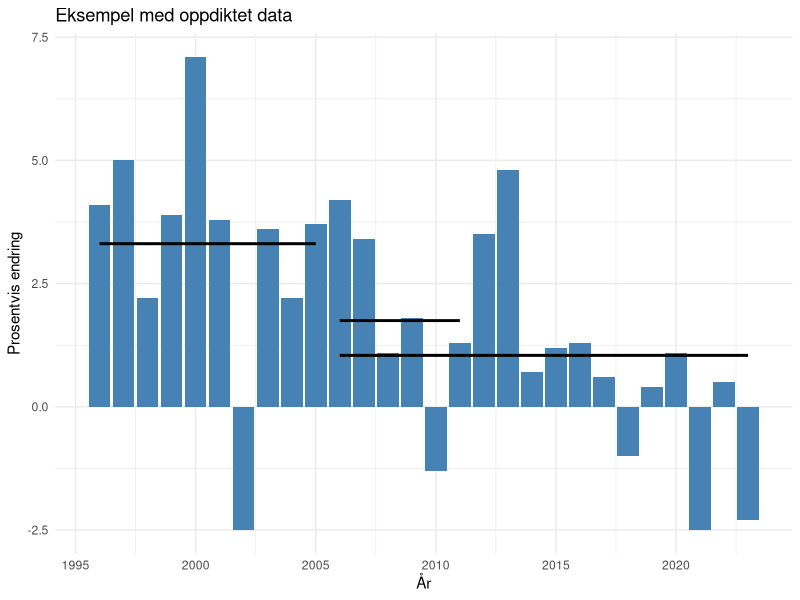

The R source for this figure:
# SOK-1004 Produktivitet eksempel

# Plotte gjennomsnitt for noen tidsperioder

# rydde og last inn pakker

rm(list=ls())
library(tidyverse)

# Lag data (NB oppdiktet data)
df <- data.frame(
  år = 1996:2023,
  prod_vekst = c(4.1, 5.0, 2.2, 3.9, 7.1, 3.8, -2.5, 3.6, 2.2, 3.7,
                   4.2, 3.4, 1.1, 1.8, -1.3, 1.3, 3.5, 4.8, 0.7, 1.2,
                   1.3, 0.6, -1.0, 0.4, 1.1, -2.5, 0.5, -2.3)
)



# lag datasett med gjennomsnittsverdier
# du kan lage egne perioder

gjenn_prod_data <- tribble(
  ~periode, ~start_år, ~slutt_år,
  "1996-2005", 1996, 2005,
  "2006-2011", 2006, 2011,
  "2006-2023", 2006, 2023
) %>%
  rowwise() %>%
  mutate(gj_produktivitet = mean(df$prod_vekst[df$år %in% start_år:slutt_år]))




# Plott

df %>% 
  ggplot(aes(x = år, y = prod_vekst)) +
  geom_bar(stat = "identity", fill = "steelblue") +
  geom_segment(data = gjenn_prod_data, aes(x = start_år, xend = slutt_år, 
                                                y = gj_produktivitet, yend = gj_produktivitet), 
               color = "black", size = 1) +
  labs(title = "Eksempel med oppdiktet data",
       x = "År", y = "Prosentvis endring") +
  theme_minimal()
